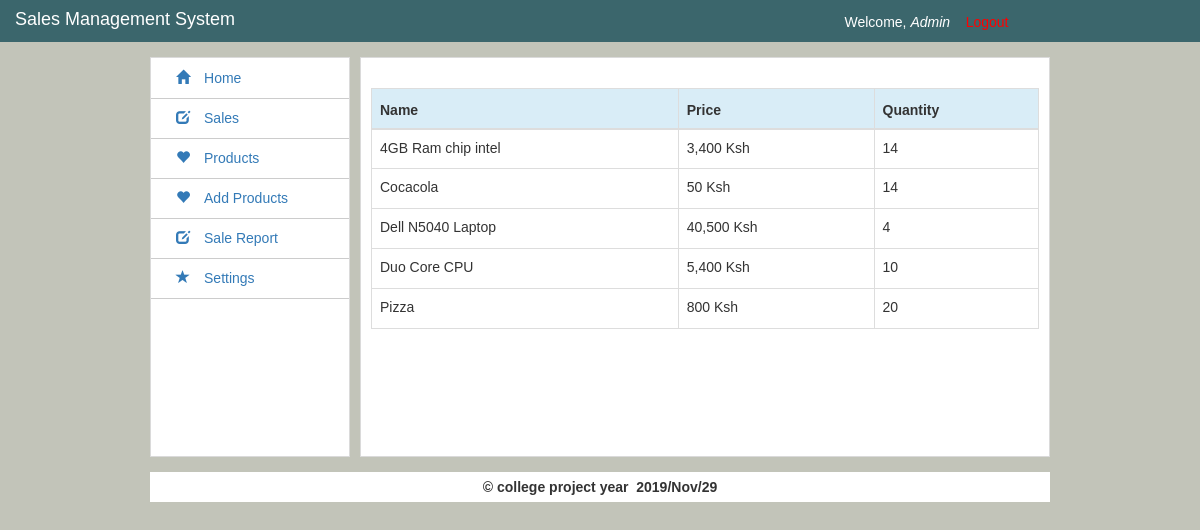
The app's page /manager/products.php (signed in) with its own data.
### tables this page shows
CREATE TABLE IF NOT EXISTS `users` (
  `username` varchar(50) NOT NULL,
  `role` text NOT NULL,
  `password` varchar(40) NOT NULL,
  PRIMARY KEY (`username`)
);

CREATE TABLE IF NOT EXISTS `products` (
  `product_id` int(11) NOT NULL AUTO_INCREMENT,
  `product_name` varchar(100) NOT NULL,
  `product_price` int(11) NOT NULL,
  `product_purchase` int(11) NOT NULL,
  `product_quantity` int(11) NOT NULL,
  `date_added` timestamp NOT NULL DEFAULT CURRENT_TIMESTAMP,
  `day` int(2) NOT NULL,
  `month` int(2) NOT NULL,
  `year` int(4) NOT NULL,
  `total_amount` int(11) NOT NULL,
  PRIMARY KEY (`product_id`)
);

### manager/products.php (the view, shortened to what this page needs)
<!DOCTYPE html>
<html>
<head>
	<link rel="stylesheet" type="text/css" href="../bootstrap/css/bootstrap.min.css">
	<link rel="stylesheet" type="text/css" href="../bootstrap/css/admin.css">
</head>
<body>
<?php include "includes/top.php"; ?>
<div class="wrapper">
	<?php
		include "includes/left.php";
	?>
	<div class="right"><br>
		<table class="table table-bordered">
			<thead>
				<tr class="info">
					<th>Name</th>
					<th>Price</th>
					<th>Quantity</th>
				</tr>
			</thead>
			<tbody>
				<?php
				 	@require "../app/Connect.php";
				 	$sql = "SELECT * FROM `products` WHERE `product_quantity`>0  ORDER BY `product_name` ASC";
				 	$result = $con->query($sql);
				 	if ($result->num_rows> 0) {
				 		while ($row = $result->fetch_assoc()) {
				 			?>
				 			<tr>
								<td><?php echo $row['product_name']; ?></td>
								<td><?php echo number_format($row['product_price']); ?> Ksh</td>
								<td><?php echo $row['product_quantity']; ?></td>
							</tr>
				 			<?php
				 		}
				 	}
				 	else
				 	{
				 		echo "No Product Added";
				 	}
				 ?>
			</tbody>
		</table>
	</div>
	<div class="footer">
		<center>&copy; college project year &nbsp<?php echo date("Y/M/d"); ?> </center>
	</div>
</div>
</body>
</html>

### manager/includes/top.php
<div class="top">
	<div class="lefttop">Sales Management System</div>
	<div class="righttop">Welcome, <i>
		<?php
		@require "../app/Connect.php";
		$namee = $_SESSION['username'];
				 	$sql = "SELECT * FROM `users` WHERE `username`='$namee'";
				 	$result = $con->query($sql);
				 	if ($result->num_rows> 0) {
				 		while ($row = $result->fetch_assoc()) {
				 			echo  $row['username'];
				 		}
				 	}
		?>
	</i> &nbsp;&nbsp;&nbsp;<a href="logout.php">Logout</a></div>
</div>

### records on screen
users: username "Admin"
products: product_name "4GB Ram chip intel", product_price "3,400", product_quantity "14"
products: product_name "Cocacola", product_price "50", product_quantity "14"
products: product_name "Dell N5040 Laptop", product_price "40,500", product_quantity "4"
products: product_name "Duo Core CPU", product_price "5,400", product_quantity "10"
products: product_name "Pizza", product_price "800", product_quantity "20"
